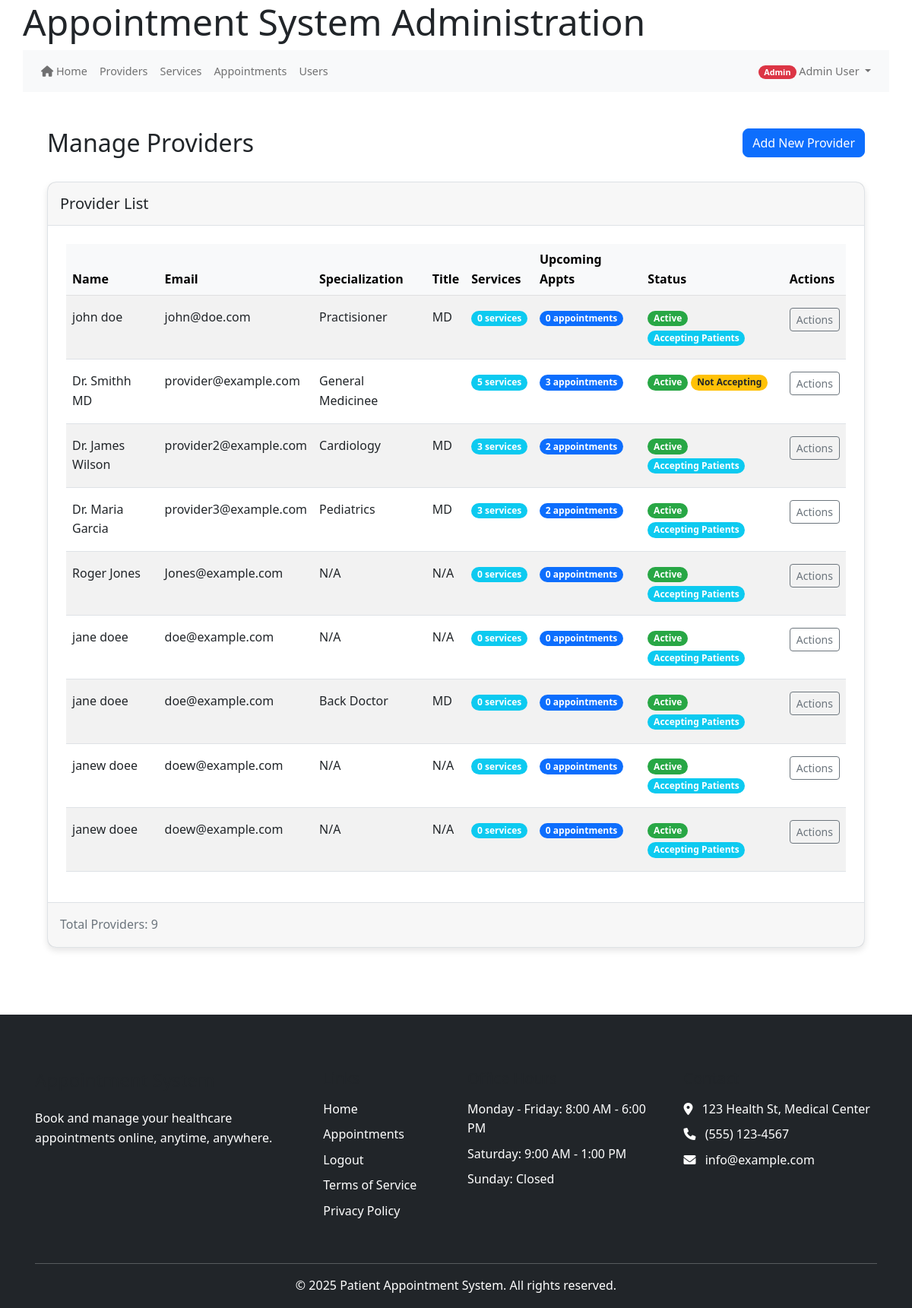
/index.php/admin/providers (signed in), run on the app's committed database.
### tables this page shows
CREATE TABLE IF NOT EXISTS `provider_profiles` (
  `profile_id` int(11) NOT NULL AUTO_INCREMENT,
  `provider_id` int(11) NOT NULL,
  `specialization` varchar(100) DEFAULT NULL,
  `title` varchar(50) DEFAULT NULL,
  `bio` text DEFAULT NULL,
  `accepting_new_patients` tinyint(1) DEFAULT 1,
  `max_patients_per_day` int(11) DEFAULT 20,
  `profile_image` varchar(255) DEFAULT NULL,
  `created_at` timestamp NOT NULL DEFAULT current_timestamp(),
  `updated_at` timestamp NOT NULL DEFAULT current_timestamp(),
  PRIMARY KEY (`profile_id`),
  KEY `provider_id` (`provider_id`)
);

CREATE TABLE IF NOT EXISTS `users` (
  `user_id` int(11) NOT NULL AUTO_INCREMENT,
  `email` varchar(255) NOT NULL,
  `password_hash` varchar(255) NOT NULL,
  `first_name` varchar(100) NOT NULL,
  `last_name` varchar(100) NOT NULL,
  `phone` varchar(20) DEFAULT NULL,
  `role` enum('patient','provider','admin','staff') NOT NULL,
  `is_active` tinyint(1) DEFAULT 1,
  `is_verified` tinyint(1) DEFAULT 0,
  `email_verified_at` datetime DEFAULT NULL,
  `created_at` datetime DEFAULT current_timestamp(),
  `last_login` datetime DEFAULT NULL,
  `verification_token` varchar(64) DEFAULT NULL,
  `reset_token` varchar(64) DEFAULT NULL,
  `reset_token_expires` datetime DEFAULT NULL,
  `token_expires` datetime DEFAULT NULL,
  `password_change_required` tinyint(1) DEFAULT 0,
  PRIMARY KEY (`user_id`)
);

### controllers/admin_controller.php (called while the page is built, shortened)
<?php
require_once MODEL_PATH . '/Provider.php';
class AdminController {
    protected $providerModel;
    public function __construct() {
        $this->db = get_db();
        $this->providerModel = new Provider($this->db);
    }
    public function providers() {
        $providers = $this->providerModel->getAll();
        include VIEW_PATH . '/admin/providers.php';
    }
}

### core/helpers.php (called while the page is built, shortened)
<?php
function base_url($path = '') {
    $protocol = isset($_SERVER['HTTPS']) && $_SERVER['HTTPS'] !== 'off' ? 'https' : 'http';
    $host = $_SERVER['HTTP_HOST'] ?? 'localhost';
    $script_name = $_SERVER['SCRIPT_NAME'];
    $base_dir = dirname($script_name);
    $base_url = "{$protocol}://{$host}{$base_dir}";
    $base_url = rtrim($base_url, '/');
    $path = ltrim($path, '/');
    return $path ? "{$base_url}/{$path}" : $base_url;
}

### public_html/bootstrap.php (called while the page is built, shortened)
<?php
require_once APP_ROOT . '/core/helpers.php';
require_once CORE_PATH . '/helpers.php';
function get_db() {
    static $db = null;
    if ($db === null) {
        if (defined('DB_HOST') && defined('DB_USER') && defined('DB_PASS') && defined('DB_NAME')) {
            $db = new mysqli(DB_HOST, DB_USER, DB_PASS, DB_NAME);
            $db->set_charset('utf8mb4');
        } else {
            throw new Exception("Database constants not defined");
        }
    }
    return $db;
}
return true;

### models/Provider.php (called while the page is built, shortened)
<?php
class Provider {
    private $db;
    public function __construct($db) {
        $this->db = $db;
    }
  public function getAll() {
      try {
          $stmt = $this->db->prepare("
              SELECT u.user_id, u.first_name, u.last_name, u.email, u.phone, u.is_active,
                     pp.specialization, pp.title, pp.bio, pp.accepting_new_patients
              FROM users u
              JOIN provider_profiles pp ON u.user_id = pp.provider_id
              WHERE u.role = 'provider' AND u.is_active = 1
          ");
          $stmt->execute();
          $result = $stmt->get_result();
          return $result->fetch_all(MYSQLI_ASSOC) ?: [];
      } catch (Exception $e) {
          error_log("Error fetching all providers: " . $e->getMessage());
          return [];
      }
  }
}
?>

### views/admin/providers.php (the view, shortened to what this page needs)
<?php include VIEW_PATH . '/partials/header.php'; ?>
<div class="container-fluid my-4" style="min-height: 80vh; padding-bottom: 40px;">
    <div class="row mb-4">
        <div class="col-md-6">
            <h2>Manage Providers</h2>
        </div>
        <div class="col-md-6 text-end">
            <a href="<?= base_url('index.php/admin/addProvider') ?>" class="btn btn-primary">
                <i class="bi bi-plus-circle"></i> Add New Provider
            </a>
        </div>
    </div>
    <div class="card shadow-sm mb-4">
        <div class="card-header py-3">
            <h5 class="mb-0">Provider List</h5>
        </div>
        <div class="card-body p-4">
            <div class="table-responsive">
                <table class="table table-striped table-hover">
                    <thead class="table-light">
                        <tr>
                            <th>Name</th>
                            <th>Email</th>
                            <th>Specialization</th>
                            <th>Title</th>
                            <th>Services</th>
                            <th>Upcoming Appts</th>
                            <th>Status</th>
                            <th>Actions</th>
                        </tr>
                    </thead>
                    <tbody>
                        <?php if (empty($providers)): ?>
                            <tr>
                                <td colspan="8" class="text-center py-5">
                                    <p class="text-muted">No providers found.</p>
                                    <a href="<?= base_url('index.php/admin/addProvider') ?>" class="btn btn-primary mt-2">
                                        Add Your First Provider
                                    </a>
                                </td>
                            </tr>
                        <?php else: ?>
                            <?php foreach ($providers as $provider): ?>
                                <tr>
                                    <td class="py-3"><?= htmlspecialchars($provider['first_name'] . ' ' . $provider['last_name']) ?></td>
                                    <td class="py-3"><?= htmlspecialchars($provider['email']) ?></td>
                                    <td class="py-3"><?= htmlspecialchars($provider['specialization'] ?? 'N/A') ?></td>
                                    <td class="py-3"><?= htmlspecialchars($provider['title'] ?? 'N/A') ?></td>
                                    <td class="py-3">
                                        <span class="badge bg-info">
                                            <?= $provider['service_count'] ?? 0 ?> services
                                        </span>
                                    </td>
                                    <td class="py-3">
                                        <span class="badge bg-primary">
                                            <?= $provider['appointment_count'] ?? 0 ?> appointments
                                        </span>
                                    </td>
                                    <td class="py-3">
                                        <?php if ($provider['is_active']): ?>
                                            <span class="badge bg-success">Active</span>
                                        <?php else: ?>
                                            <span class="badge bg-danger">Inactive</span>
                                        <?php endif; ?>
                                        <?php if (isset($provider['accepting_new_patients']) && $provider['accepting_new_patients']): ?>
                                            <span class="badge bg-info">Accepting Patients</span>
                                        <?php else: ?>
                                            <span class="badge bg-warning text-dark">Not Accepting</span>
                                        <?php endif; ?>
                                    </td>
                                    <td class="py-3">
                                        <button type="button" class="btn btn-sm btn-outline-secondary"
                                                data-bs-toggle="modal" data-bs-target="#actionModal<?= $provider['user_id'] ?>">
                                            Actions <i class="bi bi-three-dots-vertical"></i>
                                        </button>
                                    </td>
                                </tr>
                            <?php endforeach; ?>
                        <?php endif; ?>
                    </tbody>
                </table>
            </div>
        </div>
        <div class="card-footer text-muted py-3">
            <div class="d-flex justify-content-between align-items-center">
                <span>Total Providers: <?= isset($providers) && is_array($providers) ? count($providers) : 0 ?></span>
            </div>
        </div>
    </div>
</div>
<?php include VIEW_PATH . '/partials/footer.php'; ?>

### views/partials/header.php (style rules this page uses)
body { padding-top: 20px; padding-bottom: 20px; font-family: 'Segoe UI', Tahoma, Geneva, Verdana, sans-serif; }
.card { margin-bottom: 20px; border-radius: 12px; box-shadow: 0 4px 8px rgba(0,0,0,0.1) !important; transition: none !important; }

### views/partials/footer.php (style rules this page uses)
html, body { height: 100%; margin: 0; padding: 0; }
body { display: flex; flex-direction: column; min-height: 100vh; }

### data on the page
provider_profiles: provider.last_name "john doe", provider.email "john@doe.com", specialization "Practisioner", title "MD", service_count "0", appointment_count "0", accepting_new_patients "Accepting Patients"
provider_profiles: provider.last_name "Dr. Smithh MD", provider.email "provider@example.com", specialization "General Medicinee", service_count "5", appointment_count "3", accepting_new_patients "Not Accepting"
provider_profiles: provider.last_name "Dr. James Wilson", provider.email "provider2@example.com", specialization "Cardiology", title "MD", service_count "3", appointment_count "2", accepting_new_patients "Accepting Patients"
provider_profiles: provider.last_name "Dr. Maria Garcia", provider.email "provider3@example.com", specialization "Pediatrics", title "MD", service_count "3", appointment_count "2", accepting_new_patients "Accepting Patients"
provider_profiles: provider.last_name "Roger Jones", provider.email "Jones@example.com", specialization "N/A", title "N/A", service_count "0", appointment_count "0", accepting_new_patients "Accepting Patients"
provider_profiles: provider.last_name "jane doee", provider.email "doe@example.com", specialization "Back Doctor", title "MD", service_count "0", appointment_count "0", accepting_new_patients "Accepting Patients"

### other printed values
$userRole "Admin"
$userName "Admin User"
$provider['first_name'] . ' ' . $provider['last_name'] "jane doee"
$provider['email'] "doe@example.com"
$provider['specialization'] "N/A"
$provider['title'] "N/A"
$provider['service_count'] "0"
$provider['appointment_count'] "0"
$provider['first_name'] . ' ' . $provider['last_name'] "janew doee"
$provider['email'] "doew@example.com"
count($providers) "9"
